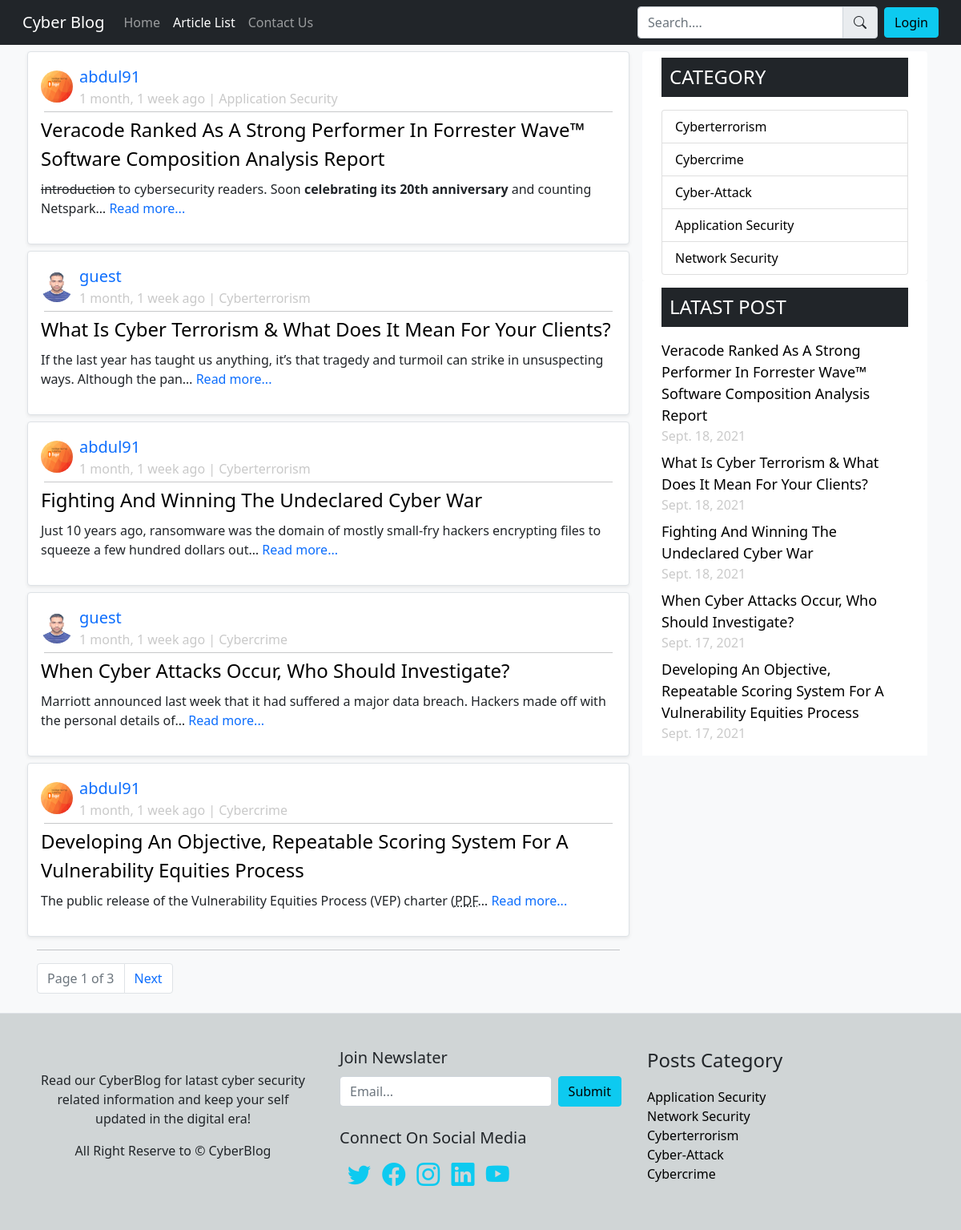
The app's page /articles/ with its own data.
### articles/models.py (models this page shows, shortened)
class Post(models.Model):
    author = models.ForeignKey(User, on_delete=models.SET_NULL, null=True)
    title = models.CharField(max_length=150)
    slug = models.SlugField(max_length=150, unique=True)
    content = RichTextField(blank=True, null=True)
    category = models.ForeignKey(Category, on_delete=models.PROTECT)
    poster = models.ImageField(default='post.png', upload_to='PostThumbnails')
    pub_date = models.DateTimeField(auto_now_add=True)

class Category(models.Model):
    name = models.CharField(max_length=100, default='Uncategorized')
    def __str__(self):
        return self.name

### accounts/models.py (models this page shows, shortened)
class ProfilePic(models.Model):
    user = models.OneToOneField(User, on_delete=models.CASCADE)
    image = models.ImageField(default='avatar.jpg', upload_to='userProfilePicture')

### articles/views.py (the view)
# urls.py: path('', views.article_list_view, name="article_list"),
def article_list_view(request):
    allposts = Post.objects.all().order_by('-pub_date')
    pagin = Paginator(allposts, 5)
    page = request.GET.get('page')
    allposts = pagin.get_page(page)
    allcategory = Category.objects.all().order_by('-id')[:5]
    last_five = Post.objects.all().order_by('-id')[:5]
    context = {'allposts': allposts, 'allcategory': allcategory, 'latast': last_five}
    return render(request, 'articles/article_list.html', context)

### templates/articles/article_list.html (shortened to what this page needs)
{% extends 'base.html' %}
{% load static %}
{% block article_listactive %} active {% endblock article_listactive %}
{% block head_block %}
<link rel="stylesheet" href="{% static 'css/articles.css' %}">
{% endblock head_block %}
{% block content %}
<div class="row">
    <div class="col-md-8 px-3 article-list">
        {% for post in allposts %}
        <div class="row bg-white p-3 mb-2 single-post">
            <div class="col-12 p-0">
                <div class="header d-flex author-details">
                    <img class="rounded-circle my-auto" src="{{post.author.profilepic.image.url}}" width="40px"
                        height="40px" alt="">
                    <span class="date-author ps-2">
                        <a href="{% url 'articles:post_by_author' post.author %}"
                            class="fs-5 fw-normal">{{post.author}}</a>
                        <span class="date">{{post.pub_date|timesince}} ago | {{post.category}}</span>
                    </span>
                </div>
                <hr class="m-1">
                <div class="card-body p-0">
                    <a href="{% url 'articles:post' post.slug %}"
                        class="card-title fs-4 fw-normal py-2">{{post.title|title}}</a>
                    <p class="card-text mb-2 fs-5 fst-normal">{{post.content|safe|truncatechars:130}} <a
                            href="{% url 'articles:post' post.slug %}" class="text-primary fs-6 fst-normal">Read
                            more...</a></p>
                </div>
            </div>
        </div>
        {% endfor %}
        <hr>
        <nav aria-label="...">
            <ul class="pagination">
                <li class="page-item disabled">
                    <a class="page-link" href="#">Page {{allposts.number}} of {{allposts.paginator.num_pages}}</a>
                </li>
                {% if allposts.has_next %}
                <li class="page-item">
                    <a class="page-link" href="?page={{allposts.next_page_number}}">Next</a>
                </li>
                {% endif %}
            </ul>
        </nav>
    </div>
    <div class="col-md-4">
        <div class="sticky-top">
            <div class="px-4 py-2 bg-white rounded">
                <div class="sidebar-heading mb-3">
                    <h4 class="m-0">CATEGORY</h4>
                </div>
                <ul class="list-group sidebar-category">
                    {% for cat in allcategory %}
                    <li class="list-group-item d-flex justify-content-between align-items-center">
                        <a class="fst-normal" href="{% url 'articles:post_by_category' cat.id %}">{{cat.name}}</a>
                    </li>
                    {% endfor %}
                </ul>
            </div>
            <div class="px-4 py-2 latast-post bg-white">
                <div class="sidebar-heading mb-3">
                    <h4 class="m-0">LATAST POST</h4>
                </div>
                {% for post in latast %}
                <li>
                    <a class="fst-normal" href="{% url 'articles:post' post.slug %}">{{post.title|title}}</a>
                    <span>{{post.pub_date|date}}</span>
                </li>
                {% endfor %}
            </div>
        </div>
    </div>
</div>
{% endblock content %}

### staticAssets/css/articles.css (style rules this page uses)
.sidebar-category li a { text-decoration: none; color: black; }
.latast-post li span { display: block; color: rgb(202, 202, 202); }
.latast-post li { list-style-type: none; margin-bottom: 8px; }
.latast-post li a { text-decoration: none; font-size: 18px; color: black; }
.sidebar-heading { background-color: #212529; padding: 10px; color: #fff; }
.article-list .author-details a { text-decoration: none; }
.article-list .author-details span { color: rgb(201, 201, 201); }
.article-list .author-details .date-author a { display: block; }
.article-list .author-details .date-author span { display: block; font-size: 16px; }
.card-body a { text-decoration: none; color: black; }
.single-post { border-radius: 0.25rem !important; border: 1px solid #dee2e6!important; box-shadow: 0 .125rem .25rem rgba(0,0,0,.075)!important; }

### records on screen
Post: author.profilepic.image (picture), author "abdul91", pub_date "1 month, 1 week", category "Application Security", title "Veracode Ranked As A Strong Performer In Forrester Wave™ Software Composition Analysis Report", content "introduction to cybersecurity readers. Soon celebrating its 20th anniversary and counting Netspark…", pub_date "Sept. 18, 2021"
Post: author.profilepic.image (picture), author "guest", pub_date "1 month, 1 week", category "Cyberterrorism", title "What Is Cyber Terrorism & What Does It Mean For Your Clients?", content "If the last year has taught us anything, it’s that tragedy and turmoil can strike in unsuspecting ways. Although the pan…", pub_date "Sept. 18, 2021"
Post: author.profilepic.image (picture), author "abdul91", pub_date "1 month, 1 week", category "Cyberterrorism", title "Fighting And Winning The Undeclared Cyber War", content "Just 10 years ago, ransomware was the domain of mostly small-fry hackers encrypting files to squeeze a few hundred dollars out…", pub_date "Sept. 18, 2021"
Post: author.profilepic.image (picture), author "guest", pub_date "1 month, 1 week", category "Cybercrime", title "When Cyber Attacks Occur, Who Should Investigate?", content "Marriott announced last week that it had suffered a major data breach. Hackers made off with the personal details of…", pub_date "Sept. 17, 2021"
Post: author.profilepic.image (picture), author "abdul91", pub_date "1 month, 1 week", category "Cybercrime", title "Developing An Objective, Repeatable Scoring System For A Vulnerability Equities Process", content "The public release of the Vulnerability Equities Process (VEP) charter ( PDF …", pub_date "Sept. 17, 2021"
Category: name "Cyberterrorism"
Category: name "Cybercrime"
Category: name "Cyber-Attack"
Category: name "Application Security"
Category: name "Network Security"

### other values on screen
{{ allposts.number }} "1"
{{ allposts.paginator.num_pages }} "3"
